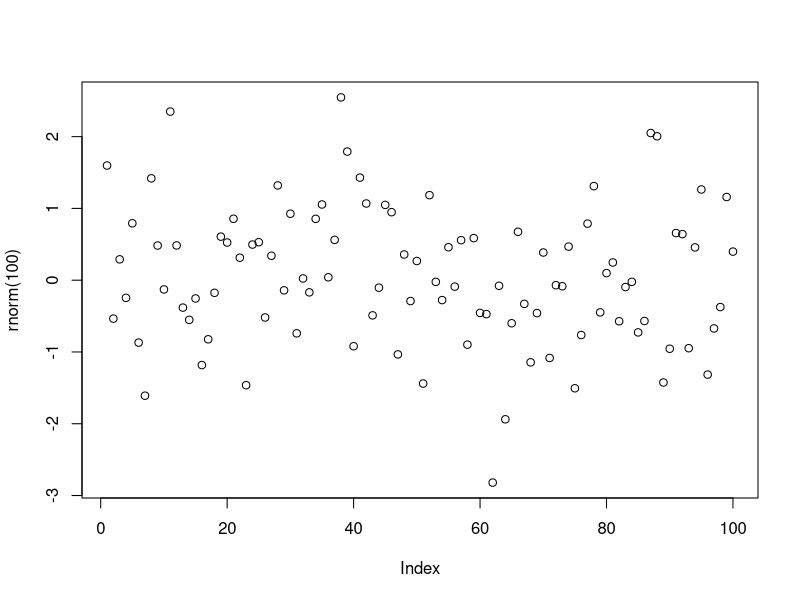

Generate this figure with R:
## ---- chunk 1
  knitr::opts_chunk$set(echo = TRUE)
  library(ggplot2)
  library(ggthemes)
  library(tidyverse)
  library(knitr)
## ---- chunk 2
# some analysis
summary_table <- mtcars %>% 
    group_by(cyl) %>%
    do(sample_n(.,2))
## ---- chunk 3
  plot(rnorm(100))
## ---- chunk 4
kable(summary_table, caption="This is a summary table.")
## ---- chunk 5
cat('\\pagebreak')
## ---- chunk 6
kable(summary_table, caption="This is a summary table.")
